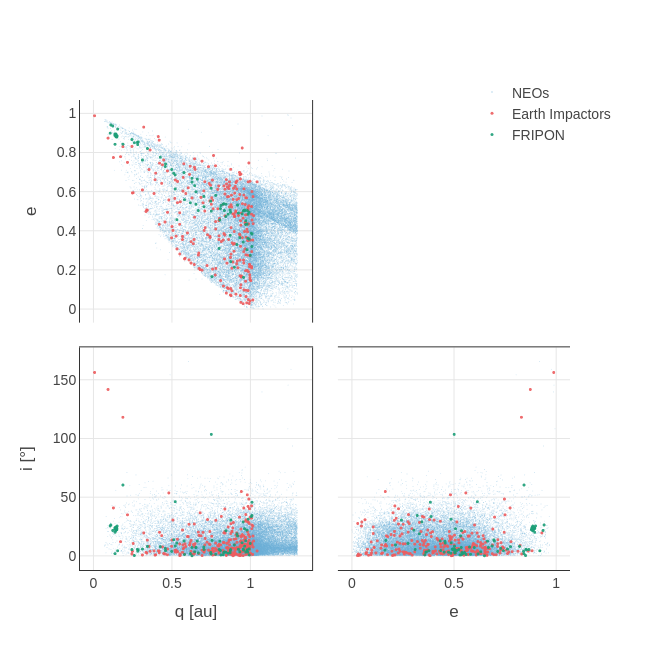

This figure's notebook cell:
### Code cell
q_cneos = np.array(cneos_int['q'])
q_neos = np.array(neos['q'])
q_fripon = np.array(fripon['q'])
e_cneos = np.array(cneos_int['e'])
e_neos = np.array(neos['e'])
e_fripon = np.array(fripon['e'])
i_cneos = np.array(cneos_int['i'])
i_neos = np.array(neos['i'])
i_fripon = np.array(fripon['i'])


fig = go.Figure()

# NEOS
fig.add_trace(go.Splom(
    dimensions=[
        dict(label='q [au]', values=q_neos),
        dict(label='e', values=e_neos),
        dict(label='i [°]', values=i_neos)
    ],
    name="NEOs",
    showupperhalf=False,
    diagonal_visible=False,
    marker=dict(color="#6baed6", size=1, opacity=0.3)
))

# Impactadores
fig.add_trace(go.Splom(
    dimensions=[
        dict(label='q [au]', values=q_cneos),
        dict(label='e', values=e_cneos),
        dict(label='i [°]', values=i_cneos)
    ],
    name="Earth Impactors",
    showupperhalf=False,
    diagonal_visible=False,
    marker=dict(color="#ED5C5E", size=3, opacity=0.9)
))

fig.add_trace(go.Splom(
    dimensions=[
        dict(label='q [au]', values=q_fripon),
        dict(label='e', values=e_fripon),
        dict(label='i [°]', values=i_fripon)
    ],
    name="FRIPON",
    showupperhalf=False,
    diagonal_visible=False,
    marker=dict(color="#1b9e77", size=3, opacity=0.9)
))

# Layout minimalista
fig.update_layout(
    title_x=0.5,
    width=650,
    height=650,
    font=dict(family="Arial", color="#444444", size=14),
    plot_bgcolor='white',
    paper_bgcolor='white',
    dragmode='select',
    hovermode='closest',
    legend=dict(
        x=0.8, y=1.05,
        bgcolor='rgba(0,0,0,0)',
        borderwidth=0
    )
)

# Ajuste de ejes para estilo limpio
for axis in ['xaxis', 'xaxis2', 'xaxis3', 'yaxis', 'yaxis2', 'yaxis3']:
    fig.update_layout({axis: dict(
        showline=True,
        linewidth=1,
        linecolor="#333333",
        mirror=True,
        showgrid=True,
        gridcolor="#e6e6e6",
        zeroline=False
    )})

fig.show()

### Figure 1 — Plotly figure (JSON) as saved in the notebook; plotly's stock layout.template omitted (floating-point values rounded to 4 significant figures; data arrays with more than 128 entries replaced by an {"elided": "..."} marker saying what was removed)
{"data": [{"diagonal": {"visible": false}, "dimensions": [{"label": "q [au]", "values": {"elided": "34324 float values"}}, {"label": "e", "values": {"elided": "34324 float values"}}, {"label": "i [°]", "values": {"elided": "34324 float values"}}], "marker": {"color": "#6baed6", "opacity": 0.3, "size": 1}, "name": "NEOs", "showupperhalf": false, "type": "splom"}, {"diagonal": {"visible": false}, "dimensions": [{"label": "q [au]", "values": {"elided": "262 float values"}}, {"label": "e", "values": {"elided": "262 float values"}}, {"label": "i [°]", "values": {"elided": "262 float values"}}], "marker": {"color": "#ED5C5E", "opacity": 0.9, "size": 3}, "name": "Earth Impactors", "showupperhalf": false, "type": "splom"}, {"diagonal": {"visible": false}, "dimensions": [{"label": "q [au]", "values": {"elided": "158 float values"}}, {"label": "e", "values": {"elided": "158 float values"}}, {"label": "i [°]", "values": {"elided": "158 float values"}}], "marker": {"color": "#1b9e77", "opacity": 0.9, "size": 3}, "name": "FRIPON", "showupperhalf": false, "type": "splom"}], "layout": {"dragmode": "select", "font": {"color": "#444444", "family": "Arial", "size": 14}, "height": 650, "hovermode": "closest", "legend": {"bgcolor": "rgba(0,0,0,0)", "borderwidth": 0, "x": 0.8, "y": 1.05}, "paper_bgcolor": "white", "plot_bgcolor": "white", "title": {"x": 0.5}, "width": 650, "xaxis": {"gridcolor": "#e6e6e6", "linecolor": "#333333", "linewidth": 1, "mirror": true, "showgrid": true, "showline": true, "zeroline": false}, "xaxis2": {"gridcolor": "#e6e6e6", "linecolor": "#333333", "linewidth": 1, "mirror": true, "showgrid": true, "showline": true, "zeroline": false}, "xaxis3": {"gridcolor": "#e6e6e6", "linecolor": "#333333", "linewidth": 1, "mirror": true, "showgrid": true, "showline": true, "zeroline": false}, "yaxis": {"gridcolor": "#e6e6e6", "linecolor": "#333333", "linewidth": 1, "mirror": true, "showgrid": true, "showline": true, "zeroline": false}, "yaxis2": {"gridcolor": "#e6e6e6", "linecolor": "#333333", "linewidth": 1, "mirror": true, "showgrid": true, "showline": true, "zeroline": false}, "yaxis3": {"gridcolor": "#e6e6e6", "linecolor": "#333333", "linewidth": 1, "mirror": true, "showgrid": true, "showline": true, "zeroline": false}}}
